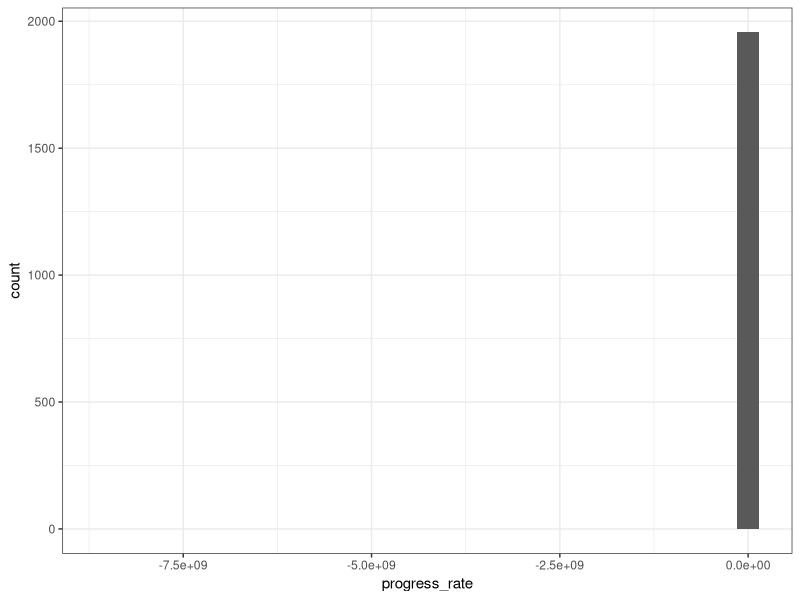
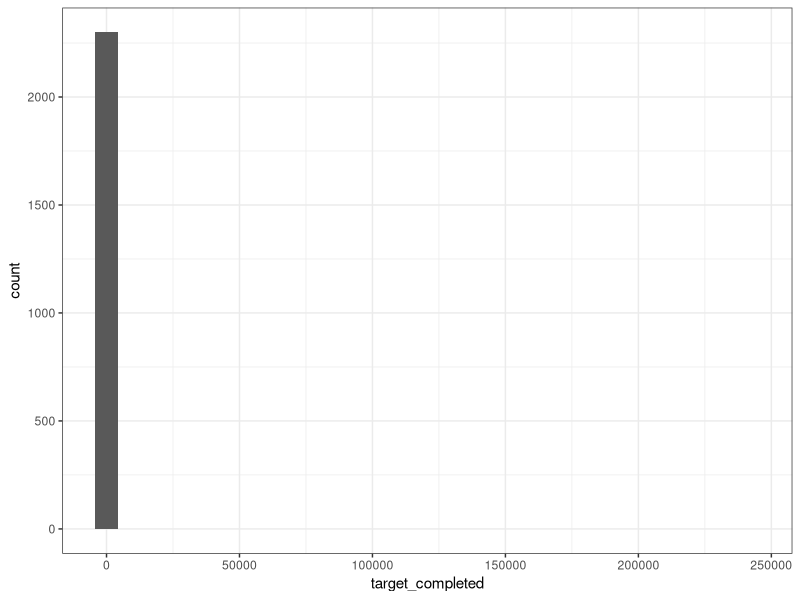
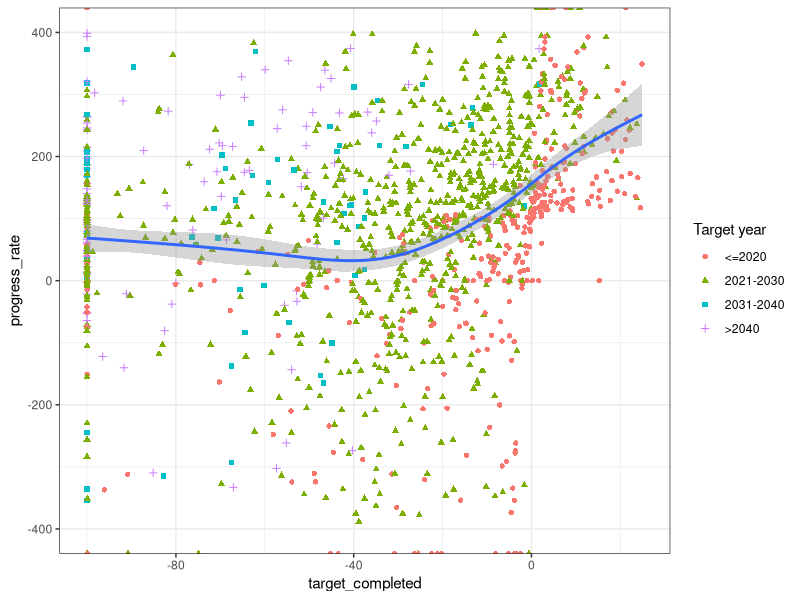
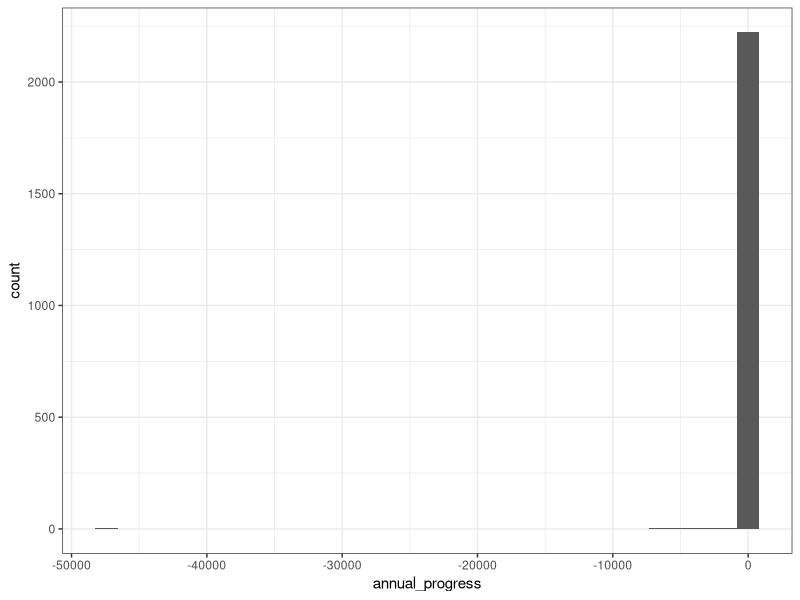
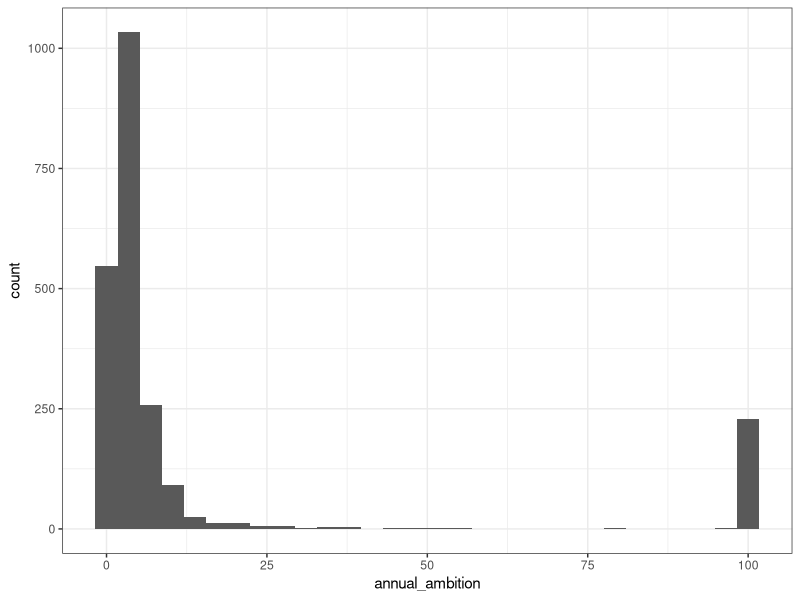
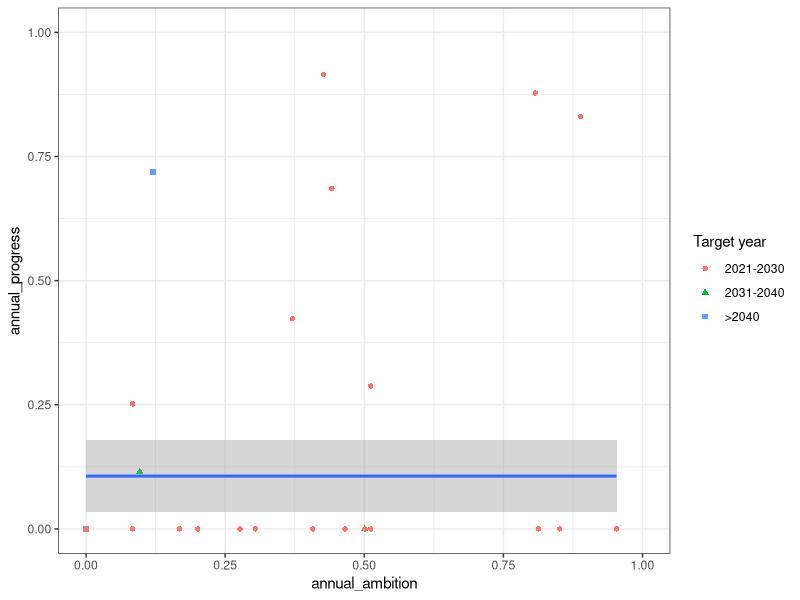
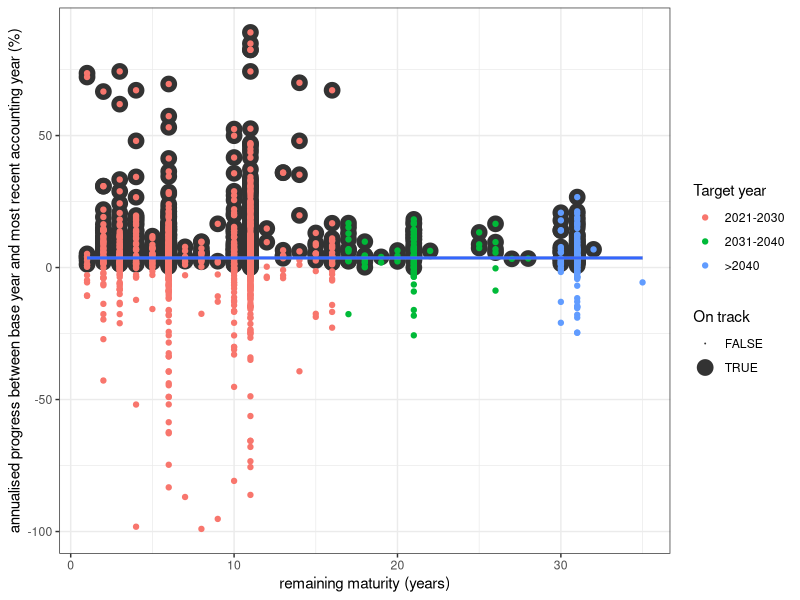
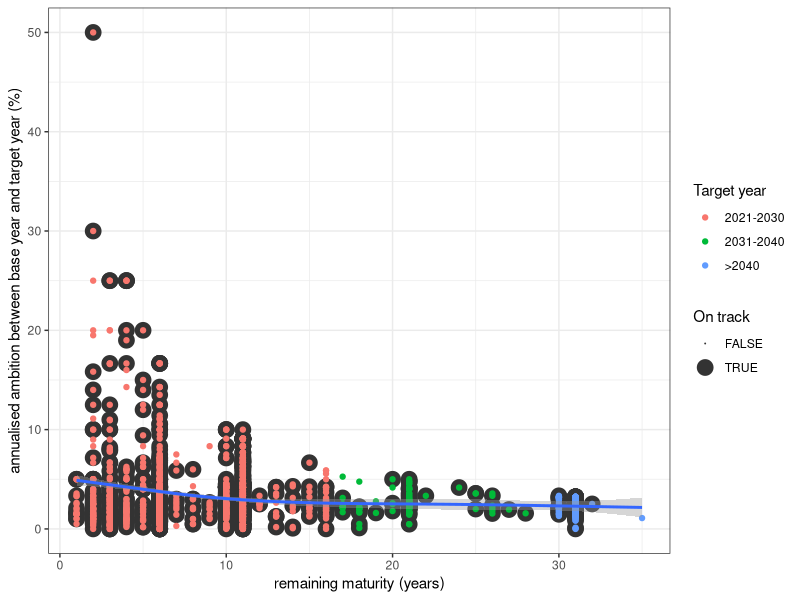

Write R code to recreate these figures, in order.
library(stringr)
library(readxl)
library(tidyverse)
library(data.table)
library(patchwork)

choice = "response" # resonse or processed
# read in data (response or processed)
# RESPONSE DATA
data_2020_response_original <- read_excel('data/CDP/input/CDP_CCTD_2020_abs_ER_public.xlsx', sheet = "Absolute ER")
data_2020_response <- select(data_2020_response_original, account_id, 
                             `Base year emissions (100% of scope)`, `Base year emissions (100% of scope, excl. scope 3)`, `Base year`,
                             `MRY emissions (100% of scope)`, `MRY emissions (100% of scope, excl. scope 3)`, `Most recent accounting year`,
                             `Targeted reduction from base year (%)`, `Target year`)
nrow(data_2020_response)

# PROCESSED DATA (CAAT)
data_CAAT_2020 <- read.table('data/CDP/output/data_CAAT.csv', sep=";", header = TRUE)
nrow(data_CAAT_2020)
data_2020_processed <- mutate(data_CAAT_2020, selection=ifelse(is.na(`Target.Year.2`), 1, 2),
                             `Target year`=ifelse(selection==1, `Target.Year.1`, `Target.Year.2`),
                             `Targeted reduction from base year (%)`=ifelse(selection==1, `Target.Year.1.Scope.1.emissions.reduction..perc.`, `Target.Year.2.Scope.1.emissions.reduction..perc.`))
data_2020_processed <- mutate(data_2020_processed, account_id=`Actor.name`,
                                                 `Base year emissions (100% of scope)`=NA, 
                                                 `Base year emissions (100% of scope, excl. scope 3)`=`BY.Scope.1.emissions..tCO2e.`+`BY.Scope.2.emissions..tCO2e.`,
                                                 `Base year`=`Base.Year`,
                                                 `MRY emissions (100% of scope)`=NA, 
                                                 `MRY emissions (100% of scope, excl. scope 3)`=`MRY.Scope.1.emissions..tCO2e.`+`MRY.Scope.2.emissions..tCO2e.`, 
                                                 `Most recent accounting year`=`MRY.Year`) %>%
                     select(account_id, 
                            `Base year emissions (100% of scope)`, `Base year emissions (100% of scope, excl. scope 3)`, `Base year`,
                            `MRY emissions (100% of scope)`, `MRY emissions (100% of scope, excl. scope 3)`, `Most recent accounting year`,
                            `Targeted reduction from base year (%)`, `Target year`)
nrow(data_2020_processed)


if (choice=="response") {data_2020=data_2020_response} else {data_2020=data_2020_processed}

   
data_progress <-  mutate(data_2020,
                         BY_EM=ifelse(is.na(`Base year emissions (100% of scope, excl. scope 3)`), `Base year emissions (100% of scope)`, `Base year emissions (100% of scope, excl. scope 3)`),
                         MRY_EM=ifelse(is.na(`MRY emissions (100% of scope, excl. scope 3)`), `MRY emissions (100% of scope)`, `MRY emissions (100% of scope, excl. scope 3)`)) %>%
                  rename(BY=`Base year`,
                         MRY=`Most recent accounting year`,
                         TR=`Targeted reduction from base year (%)`, TY=`Target year`) %>%
                  filter(!is.na(BY_EM), !(BY_EM=="private_response"), 
                         !is.na(MRY_EM), MRY_EM>0, !(MRY_EM=="private_response"), 
                         !is.na(TR), 
                         !is.na(TY)) %>%
                  select(-`Base year emissions (100% of scope)`, -`Base year emissions (100% of scope, excl. scope 3)`,
                         -`MRY emissions (100% of scope)`, -`MRY emissions (100% of scope, excl. scope 3)`)
nrow(data_progress)
data_progress$BY_EM <- as.numeric(data_progress$BY_EM)
data_progress$MRY_EM <- as.numeric(data_progress$MRY_EM)

min(data_progress$TY, na.rm=TRUE)
max(data_progress$TY, na.rm=TRUE)
tst <- filter(data_progress, TY>2030)

# calculate progress rate and target completed
data_progress <- mutate(data_progress, TY_EM=(1-TR/100)*BY_EM,
                                       reduction_achieved=BY_EM-MRY_EM,
                                       Timelapsed=(MRY-BY)/(TY-BY),
                                       reduction_required=BY_EM*(TR/100)*Timelapsed,
                                       reduction_achieved=BY_EM-MRY_EM,
                                       on_track=ifelse(reduction_achieved>=reduction_required, TRUE, FALSE),
                                       target_year_group=ifelse(TY<=2020, 0, ifelse(TY<=2035, 1, ifelse(TY<2050, 2, 3))),
                                       target_completed=100*(TY_EM/MRY_EM-1),
                                       progress_rate=100*(reduction_achieved/reduction_required),
                                       maturity=ifelse(TY-BY>=0, TY-BY, NA),
                                       maturity_remaining=ifelse(TY-MRY>=0, TY-MRY, NA),
                                       annual_ambition=ifelse(maturity_remaining>=0 & BY_EM>0 & MRY_EM>0,-100*((TY_EM/BY_EM)^(1/(TY-BY))-1), NA),
                                       annual_progress=ifelse(maturity_remaining>=0 & BY_EM>0 & MRY_EM>0,-100*((MRY_EM/BY_EM)^(1/(MRY-BY))-1), NA),
                                       annual_remainig=ifelse(maturity_remaining>=0 & BY_EM>0 & MRY_EM>0,-100*((TY_EM/MRY_EM)^(1/(TY-MRY))-1), NA),
                                       annual_ambition_a=ifelse(maturity_remaining>=0 & BY_EM>0 & MRY_EM>0,-100*((1/BY_EM)*(TY_EM-BY_EM)/(TY-BY)), NA),
                                       annual_progress_a=ifelse(maturity_remaining>=0 & BY_EM>0 & MRY_EM>0,-100*((1/BY_EM)*(MRY_EM-BY_EM)/(MRY-BY)), NA)
                        )
data_progress$target_year_group <- factor(data_progress$target_year_group, levels=c('0', '1', '2', '3'))
nrow(data_progress)

# plot histogram progress rate
g_progress_rate <- ggplot(data=data_progress) +
                   geom_histogram(aes(x=progress_rate)) +
                   theme_bw()
plot(g_progress_rate)

# plot histogram target_completed
g_target_completed <- ggplot(data=data_progress) +
                   geom_histogram(aes(x=target_completed)) +
                   theme_bw()
plot(g_target_completed)

#d_progress=filter(data_progress, target_year_group%in%c('2'))
#progress_TY_labels=c("2036-2050")
d_progress=filter(data_progress, target_year_group%in%c('0', '1', '2', '3'))
progress_TY_labels=c("<=2020", "2021-2030", "2031-2040", ">2040")
nrow(d_progress)
g_progress <- ggplot(data=d_progress) +
              geom_point(aes(x=target_completed, y=progress_rate, colour=target_year_group, shape=target_year_group)) +
              geom_smooth(aes(x=target_completed, y=progress_rate)) +
              scale_colour_discrete(name="Target year", labels=progress_TY_labels) +
              scale_shape_discrete(name="Target year", labels=progress_TY_labels) +
              xlim(-100, 25) +
              ylim(-400,400) +
              theme_bw()
plot(g_progress)


#TRY ALTERNATIVE PROGRESS AND AMBITION

# plot histogram progress rate
g_progress_rate_annual <- ggplot(data=data_progress) +
  geom_histogram(aes(x=annual_progress)) +
  theme_bw()
plot(g_progress_rate_annual)

# plot histogram target_completed
g_ambition_annual <- ggplot(data=data_progress) +
  geom_histogram(aes(x=annual_ambition)) +
  theme_bw()
plot(g_ambition_annual)

#d_progress=filter(data_progress, target_year_group%in%c('2'))
#progress_TY_labels=c("2036-2050")
# CHANGE
d_progress_annual=filter(data_progress, target_year_group%in%c('1', '2', '3'))
progress_TY_labels=c( "2021-2030", "2031-2040", ">2040")
nrow(d_progress_annual)
g_progress_annual <- ggplot(data=d_progress_annual) +
  geom_point(aes(x=annual_ambition, y=annual_progress, colour=target_year_group, shape=target_year_group)) +
  geom_smooth(aes(x=annual_ambition, y=annual_progress)) +
  scale_colour_discrete(name="Target year", labels=progress_TY_labels) +
  scale_shape_discrete(name="Target year", labels=progress_TY_labels) +
  xlim(0, 1) +
  ylim(0, 1) +
  theme_bw()
plot(g_progress_annual)

#---------------------------------

# PLOT PROGRESS, AMBITION
d_ambition_progress=filter(data_progress, target_year_group%in%c('1', '2', '3'))
progress_TY_labels=c( "2021-2030", "2031-2040", ">2040")
nrow(d_ambition_progress)

# 1. PLOT Maturity against annual progress
g_maturity_progress <- ggplot(data=filter(d_ambition_progress, maturity_remaining>0, maturity_remaining<40, annual_progress_a>-100, annual_progress_a<100),
                              aes(x=maturity_remaining, y=annual_progress_a)) +
  geom_point(aes(size=on_track), colour="grey20") +
  geom_point(aes(colour=target_year_group)) +
  geom_smooth(aes(x=maturity_remaining, y=annual_progress_a)) +
  scale_colour_discrete(name="Target year", labels=progress_TY_labels) +
  scale_size_manual(name="On track", values=c("TRUE"=5, "FALSE"=0.0)) +
  xlab("remaining maturity (years)") +
  ylab("annualised progress between base year and most recent accounting year (%)") +
  #xlim(0, 40) +
  #ylim(-100, 100) +
  theme_bw()
plot(g_maturity_progress)

# 2. PLOT Maturity against annual ambition
g_maturity_ambition <- ggplot(data=filter(d_ambition_progress, maturity_remaining>0, maturity_remaining<40, annual_ambition_a>-100, annual_ambition_a<100),
                              aes(x=maturity_remaining, y=annual_ambition_a)) +
  geom_point(aes(size=on_track), colour="grey20") +
  geom_point(aes(colour=target_year_group)) +
  geom_smooth() +
  scale_colour_discrete(name="Target year", labels=progress_TY_labels) +
  scale_size_manual(name="On track", values=c("TRUE"=5, "FALSE"=0.0)) +
  xlab("remaining maturity (years)") +
  ylab("annualised ambition between base year and target year (%)") +
  #xlim(0, 40) +
  #ylim(-30, 0) +
  theme_bw()
plot(g_maturity_ambition)

# 3. PLOT annual ambition against annual progress
TwoC_annual = 50/(2040-2019)
OneAndAHalfC_annual = 50/(2030-2019)
TwoC_progress = data.frame(annual_ambition_a=TwoC_annual, annual_progress_a=TwoC_annual, temperature="2 °C")
OneAndAHalfC_progress = data.frame(annual_ambition_a=OneAndAHalfC_annual, annual_progress_a=OneAndAHalfC_annual, temperature="1.5 °C")
g_ambition_progress <- ggplot(data=filter(d_ambition_progress, annual_ambition_a>-100, annual_ambition_a<100, annual_progress_a>-100, annual_progress_a<100),
                              aes(x=annual_ambition_a, y=annual_progress_a)) +
  geom_point(aes(size=on_track), colour="grey20") +
  geom_point(aes(colour=target_year_group)) +
  geom_point(data=TwoC_progress, aes(x=annual_ambition_a, y=annual_progress_a, shape=temperature), colour="grey", size=6) +
  geom_point(data=OneAndAHalfC_progress, aes(x=annual_ambition_a, y=annual_progress_a, shape=temperature), colour="grey", size=6) +
  geom_vline(xintercept=TwoC_annual, colour="grey", linetype="solid", size=1.5) +
  geom_vline(xintercept=OneAndAHalfC_annual, colour="grey", linetype="solid", size=1.5) +
  geom_smooth(aes()) +
  scale_colour_discrete(name="Target year", labels=progress_TY_labels) +
  scale_size_manual(name="On track", values=c("TRUE"=5, "FALSE"=0.0)) +
  scale_shape_manual(name="Paris goals (2019-2030)", values=c(15, 17)) +
  xlab("annualised ambition (%)") +
  ylab("annualised progress (%)") +
  #xlim(-100, 100) +
  #ylim(-100, 100) +
  theme_bw()
plot(g_ambition_progress)

g_total <- (g_maturity_ambition + theme(legend.position = "none") + ylim(-100, 100) + ggtitle("Ambition")) + 
           (g_maturity_progress + theme(legend.position = "none") + ylim(-100, 100)+ ggtitle("Progress")) +
           (g_ambition_progress + ylim(-100, 100)+ ggtitle("Compare ambition and progress"))
plot(g_total)

#---------------------------------

# COMPARE TO LAST YEARS DATA
#data_progress_DDL <- read.csv('data/companies_progress_tracking_2021_DDL.csv', sep=",", header=TRUE, encoding = "UTF-8") 
data_progress_DDL <- fread('data/companies_progress_tracking_2021_DDL_semicolumn.csv', sep=";", header=TRUE) 
data_progress_DDL <- as.data.frame(data_progress_DDL) %>%
                     mutate(target_completed=gsub('\\%', '', `Target emission change rate vs 2019`), 
                            progress_rate=gsub('\\%', '', `Pro-rated achievement rate (BY-TY)`))
data_progress_DDL$target_completed <- as.numeric(data_progress_DDL$target_completed)
data_progress_DDL$progress_rate <- as.numeric(data_progress_DDL$progress_rate)
nrow(data_progress_DDL)
g_progress_DDL <- ggplot(data=data_progress_DDL) +
                  geom_point(aes(x=target_completed, y=progress_rate)) +
                  geom_smooth(aes(x=target_completed, y=progress_rate)) +
                  xlim(-100, 25) +
                  ylim(-400,400) +
                  theme_bw()
plot(g_progress_DDL)
